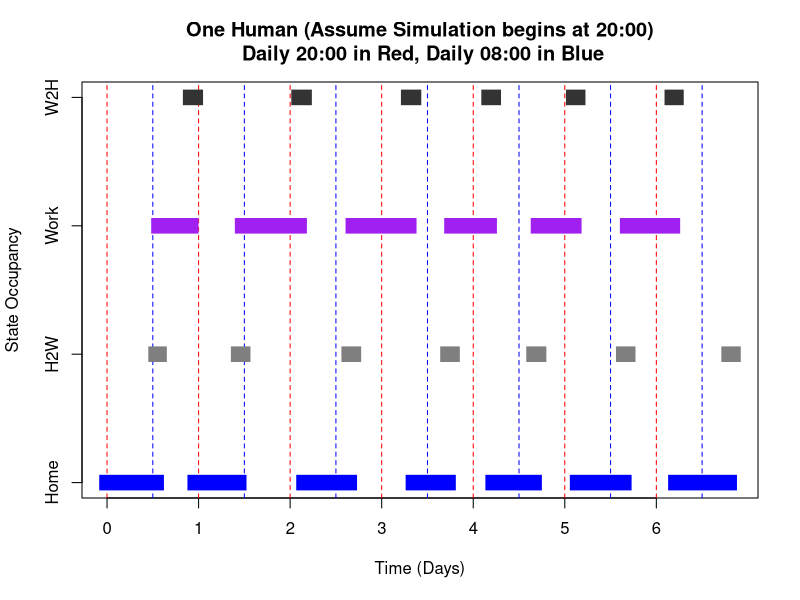
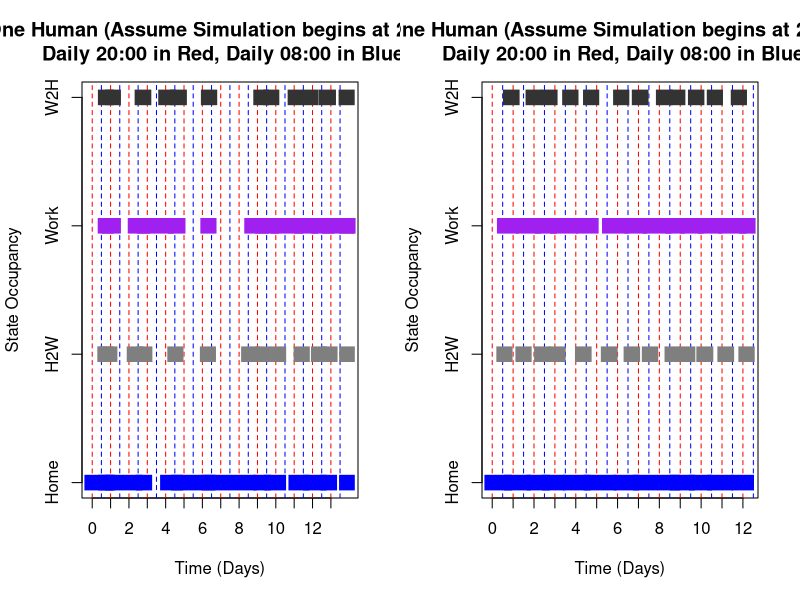
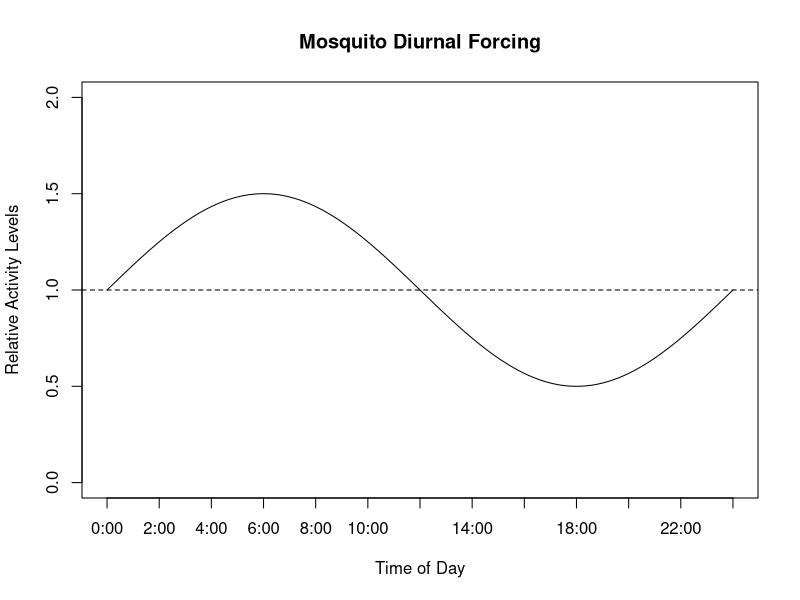
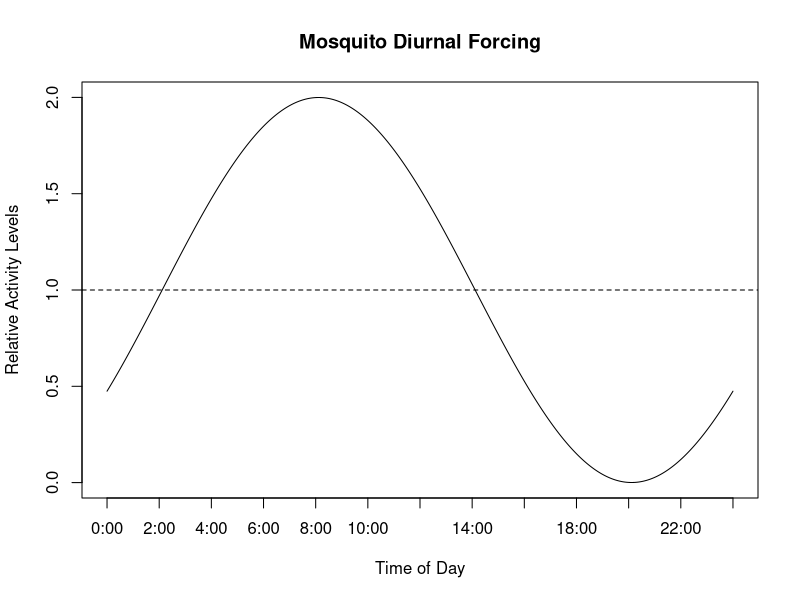

These figures' R source, in order:
dMin = 1:(60*24)

homeTime = 1/12
commute2Work = 1/1
commute2Home = 1/1
workTime = 1/10





simpleHuman <- function(maxSteps=1e3, N=1){
  states = vector(mode = "character",length = maxSteps+1)
  times = vector(mode = "numeric",length = maxSteps+1)
  duration = vector(mode = "numeric",length = maxSteps+1)
  
  times[1] = 0
  states[1] = "H"
  duration[1] = rexp(n = 1,rate = homeTime)
  
  for(i in 1:maxSteps){
    print(paste0("iteration: ",i))
    switch(EXPR = states[i],
            H = {
              tDur = rgamma(n = 1,shape = N,rate = homeTime*N)
              times[i+1] = times[i] + tDur
              duration[i+1] = tDur
              states[i+1] = "H2W"
            },
            H2W = {
              tDur = rgamma(n = 1,shape = N,rate = commute2Work*N)
              times[i+1] = times[i] + tDur
              duration[i+1] = tDur
              states[i+1] = "W"
            },
            W = {
              tDur = rgamma(n = 1,shape = N,rate = workTime*N)
              times[i+1] = times[i] + tDur
              duration[i+1] = tDur
              states[i+1] = "W2H"
            },
            W2H = {
              tDur = rgamma(n = 1,shape = N,rate = commute2Home*N)
              times[i+1] = times[i] + tDur
              duration[i+1] = tDur
              states[i+1] = "H"
            },
            {stop(paste0("unrecognized state",states[i]))}
           )
  }
  return(list(states=states,times=times,duration=duration))
}


plotOneHuman <- function(out,lwd,cols){
  xlim = c(0,max(out$times)+1)
  ylim = c(0,0.375)
  
  plot(1,type="n",xaxt="n",yaxt="n",ylab="State Occupancy",xlab="Time (Days)",xlim=xlim,ylim=ylim,main="One Human (Assume Simulation begins at 20:00)\n Daily 20:00 in Red, Daily 08:00 in Blue")
  ttMax = max(out$times)/24
  axis(side = 1,at = (0:ttMax)*24,labels = 0:ttMax)
  axis(side = 2,at = c(0,0.125,0.25,0.375),labels = c("Home","H2W","Work","W2H"))
  abline(v =(0:ttMax)*24,col="red",lty=2 )
  abline(v = ((0+0.5):(ttMax+0.5))*24,col = "blue", lty=2)
  for(i in 1:length(out$states)){
    if(i==length(out$states)){
      switch(out$states[i],
             H = {
               segments(x0 = out$times[i],y0 = 0,x1 = out$times[i]+1,y1 = 0,col = cols[1],lwd = lwd,lend=2)
             },
             H2W = {
               segments(x0 = out$times[i],y0 = 0.125,x1 = out$times[i]+1,y1 = 0.125,col = cols[2],lwd = lwd,lend=2)
             },
             W = {
               segments(x0 = out$times[i],y0 = 0.25,x1 = out$times[i]+1,y1 = 0.25,col = cols[3],lwd = lwd,lend=2)
             },
             W2H = {
               segments(x0 = out$times[i],y0 = 0.375,x1 = out$times[i]+1,y1 = 0.375,col = cols[4],lwd = lwd,lend=2)
             }
      )
    } else {
      switch(out$states[i],
             H = {
               segments(x0 = out$times[i],y0 = 0,x1 = out$times[i+1],y1 = 0,col = cols[1],lwd = lwd,lend=2)
             },
             H2W = {
               segments(x0 = out$times[i],y0 = 0.125,x1 = out$times[i+1],y1 = 0.125,col = cols[2],lwd = lwd,lend=2)
             },
             W = {
               segments(x0 = out$times[i],y0 = 0.25,x1 = out$times[i+1],y1 = 0.25,col = cols[3],lwd = lwd,lend=2)
             },
             W2H = {
               segments(x0 = out$times[i],y0 = 0.375,x1 = out$times[i+1],y1 = 0.375,col = cols[4],lwd = lwd,lend=2)
             }
      )
    }
  }
  
}

cols = c("blue","grey50","purple","grey20")
out = simpleHuman(maxSteps = 25,N=24)
plotOneHuman(out = out,lwd = 15,cols = cols)

par(mfrow=c(1,2))
# exponential
set.seed(42)
out = simpleHuman(maxSteps = 50,N=1)
plotOneHuman(out = out,lwd = 15,cols = cols)

# gamma
out = simpleHuman(maxSteps = 50,N=12)
plotOneHuman(out = out,lwd = 15,cols = cols)
par(mfrow=c(1,1))

# pmax(0,(b+cos(2*pi*(t-o*60)/24/60)))^p 


t=seq(from=0,to=24*60,by=0.1)

# Diurnal forcing of activity levels
hourGrain = 120
xHours = which(t %% hourGrain == 0)
plot({
  (sin((2*pi*t)/1440)*0.5 + 1)
},type="l",ylim=c(0,2),ylab="Relative Activity Levels",xlab="Time of Day",main="Mosquito Diurnal Forcing",xaxt="n")
abline(h = 1,lty = 2)
axis(side = 1,at = xHours,labels = paste0(t[xHours]/60,":00"))


# functions for activity
sinHaz <- function(tNow){
  return(sin((2*pi*tNow)/1440)*0.5 + 1)
}

sinCumHaz <- function(){
  t=seq(from=0,to=24*60,by=0.1)
  cumHaz = cumsum(sinHaz(t = t))
  2*cumHaz/max(cumHaz)
}


# generate CDF of relative activity
# cch = P*(cumCosHaz(o,b,p)[ixx] - cumCosHaz(o,b,p)[t0]) 
# x = d2Min[ixx]/60
# y = cch


# Diurnal forcing of activity levels with offset (given in hours)
offset = 2
hourGrain = 120
xHours = which(t %% hourGrain == 0)
plot({
  (sin((2*pi*(t-offset*60))/1440)*0.5 + sin((2*pi*t-(offset+12)*60)/1440)*0.5 + 1)
},type="l",ylim=c(0,2),ylab="Relative Activity Levels",xlab="Time of Day",main="Mosquito Diurnal Forcing",xaxt="n")
abline(h = 1,lty = 2)
axis(side = 1,at = xHours,labels = paste0(t[xHours]/60,":00"))




# plot({
#   ((sin((2*pi*t)/1440) + cos((2*pi*t)/1440)) ) + 1.5
# },type = "l",ylab = "Amplitude")
# abline(h = 1,lty=2)
# 
# plot({
#     ((sin((2*pi*t)/1440) + cos((2*pi*t)/1440)) * 0.5)
#   },type = "l",ylab = "Amplitude")
# abline(h = 0,lty=2)
# 
# hazFunc = function(t){
#   sin((2*pi*t)/1440) + cos((2*pi*t)/1440)
# }
# 
# out = sin((2*pi*t)/1440) + cos((2*pi*t)/1440)
# integrate(f = hazFunc,lower = 0,upper = 1440,subdivisions = 1e3)
